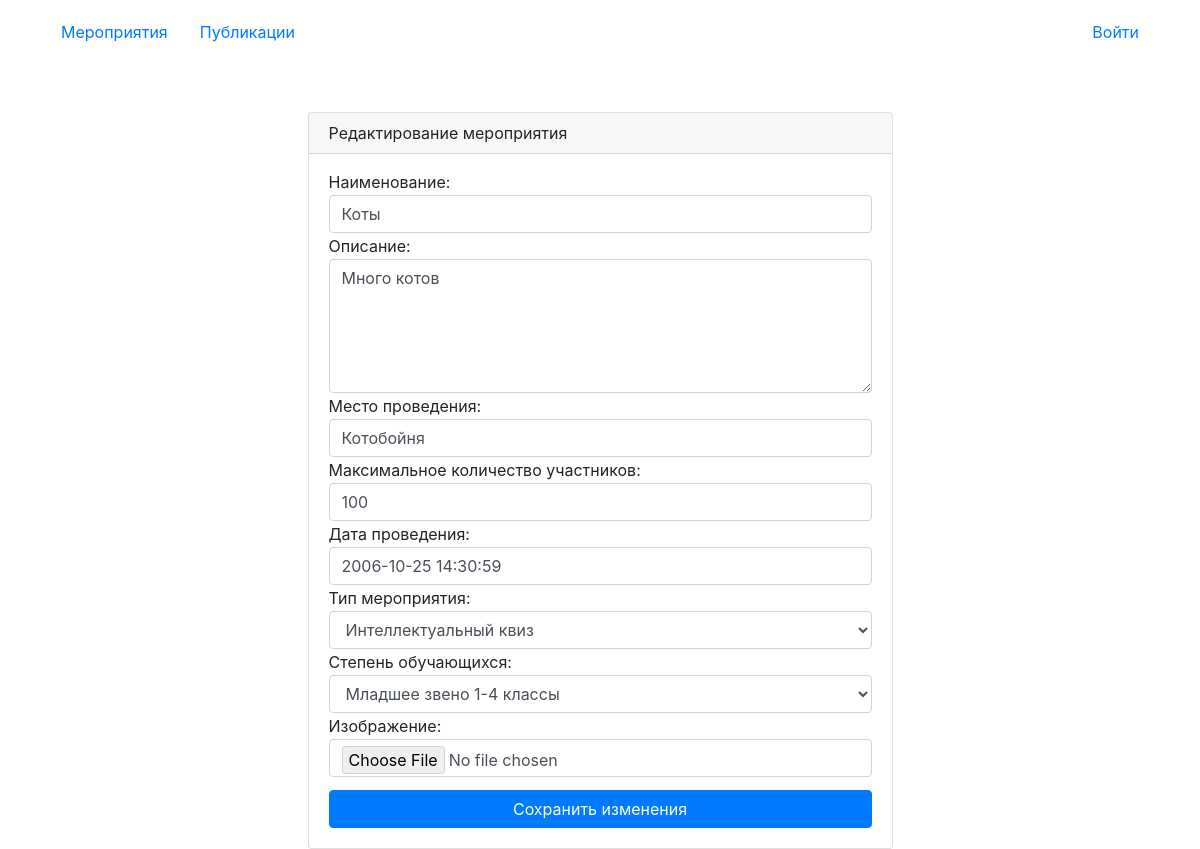
Page /event/edit/2/ on the committed database.
### main/models.py (models this page shows, shortened)
class Event(models.Model):
    title = models.CharField(max_length=255, null=True, blank=True)
    description = models.TextField(null=True, blank=True)
    max_eventers = models.IntegerField(default=100)
    location = models.CharField(max_length=255, null=True, blank=True)
    date_event = models.DateTimeField(null=True, blank=True)
    event_type = models.ForeignKey('EventType', on_delete=models.CASCADE)
    education_level = models.ForeignKey('EducationLevel', on_delete=models.CASCADE)
    responsible = models.ForeignKey('CustomUser', null=True, blank=True, on_delete=models.CASCADE)
    image = models.ImageField(upload_to='images', null=True, blank=True)

### main/views.py (the view)
# urls.py: path("event/edit/<int:pk>/", edit_event, name="edit_event"),
def edit_event(request, pk):
    one_rec = Event.objects.get(id=pk)
    form = CreateEventForm(instance=one_rec)
    if request.method == 'POST':
        form = CreateEventForm(request.POST, instance=one_rec)  # Обновляем форму с данными из POST-запроса
        if form.is_valid():  # Проверяем валидность формы
            form.save()  # Сохраняем обновленные данные в базе данных
        return redirect(request.META.get('HTTP_REFERER'))
    mydict= {'form':form}
    return render(request,'edit_event.html',context=mydict)

### main/models.py (called while the page is built)
    def __str__(self):
        return f"{self.name}"

    def __str__(self):
        return f"{self.name}"

### main/templates/edit_event.html (shortened to what this page needs)
{% extends 'base.html' %}
{% load static %}
{% block content %}
<div class="card">
    <div class="card-header">
        Редактирование мероприятия
    </div>
    <div class="card-body">
        <form action="" method="post" class="create__form d-flex flex-column w-full" enctype="multipart/form-data">
            {{ form }}
            <button type="submit" class="btn btn-primary mt-2">Сохранить изменения</button>
        </form>
    </div>
</div>
{% endblock %}

### main/static/css/null.css (style rules this page uses)
html, body, div, span, object, iframe, h1, h2, h3, h4, h5, h6, p, blockquote, pre, abbr, address, cite, code, del, dfn, em, img, ins, kbd, q, samp, small, strong, sub, sup, var, b, i, dl, dt, dd, ol, ul, li, fieldset, form, label, legend, table, caption, tbody, tfoot, thead, tr, th, td, article, aside, canvas, details, figcaption, figure, footer, header, hgroup, menu, nav, section, summary, time, mark, audio, video { margin:0; padding:0; border:0; outline:0; font-size:100%; vertical-align:baseline; background:transparent; }
body { line-height:1; }
input, select { vertical-align:middle; }

### main/static/css/style.css (style rules this page uses)
label { margin-bottom: 5px; }
.create__form { gap: 5px; }

### rows in the picture
Event: title "Коты", description "Много котов", location "Котобойня", max_eventers "100", date_event "2006-10-25 14:30:59", event_type "Интеллектуальный квиз", education_level "Младшее звено 1-4 классы"
